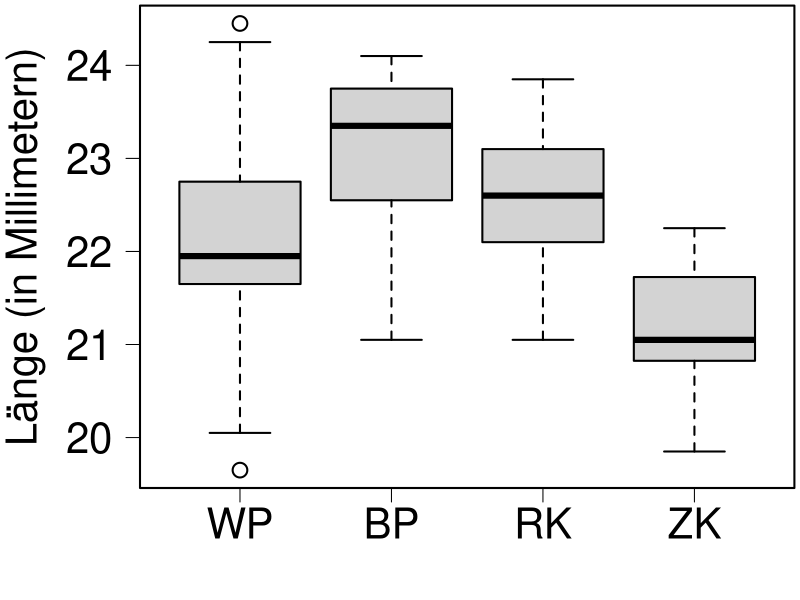
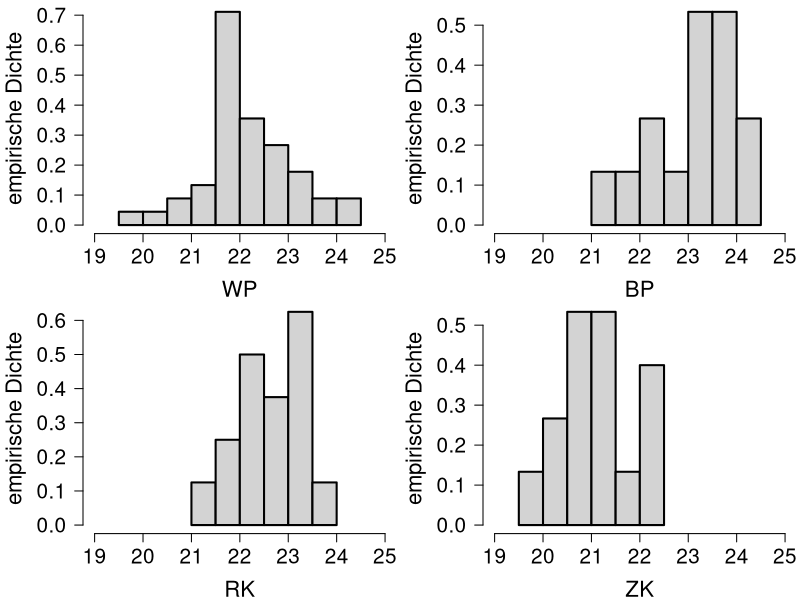
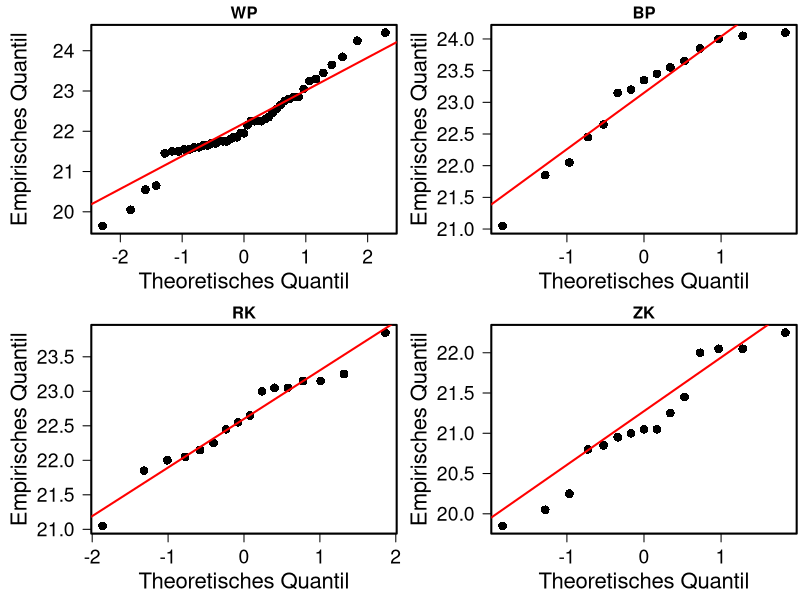

Write the R code that produced these figures, in order.
library(car) #Für Levene-Test

df <- read.table("Kuckuckseier.txt", header=TRUE)
head(df)
dim(df)
# 45 4

str(df)

# Überprüfung auf NA-Werte und Anschauen der Verteilung
summary(df)

# Es gibt NA-Werte aufgrund der unterschiedlichen Anzahl von Eimessungen pro Vogelart
# NA-Werte werden bei den statistischen Tests ignoriert

attach(df)

#-------------------------------------------------------------------------------
#Grafiken und Kenzahlen (Deskription, Verteilungsannahme, Varianzhomogenität)

# kennzahlen - Funktion zur Berechnung statistischer Kennzahlen
#
# Eingabe:
#   data         - Data Frame mit metrisch skalierten Variablen
#
# Ausgabe:
#   Data Frame: Data Frame mit den Varibalen des urspruenglichen Data Frames 
#   in Zeilen und den berechneten Kennzahlen in den Spalten
#   (arithmetisches Mittel, Standardabweichung, Minimum, 25%-Quantil, Median,
#   75%-Quantil und Maximum)

kennzahlen <- function(data) {
  var_name <- names(data)
  result <- matrix(NA, nrow = length(data), ncol = 8)
  colnames(result) <- c("Merkmal", "Arithm. Mittel", "sd", "Minimum", 
                        "25% Quantil", "Median", "75% Quantil", "Maximum")
  for(i in 1:length(data)) {
    var_data <- data[[i]]
    
    q1 <- quantile(var_data, 0.25, type = 2, na.rm = TRUE)
    q3 <- quantile(var_data, 0.75, type = 2, na.rm = TRUE)
    
    result[i, 1] <- var_name[i]
    result[i, 2] <- sprintf("%.3f", mean(var_data, na.rm = TRUE))
    result[i, 3] <- sprintf("%.3f", sd(var_data, na.rm = TRUE))
    result[i, 4] <- sprintf("%.3f", min(var_data, na.rm = TRUE))
    result[i, 5] <- sprintf("%.3f", q1)
    result[i, 6] <- sprintf("%.3f", median(var_data, na.rm = TRUE))
    result[i, 7] <- sprintf("%.3f", q3)
    result[i, 8] <- sprintf("%.3f", max(var_data, na.rm = TRUE))
    
  }
  result
}

kennzahlen(df)
#Merkmal Arithm. Mittel sd      Minimum  25% Quantil Median   75% Quantil Maximum 
#[1,] "WP_1"  "22.154"       "0.979" "19.650" "21.650"    "21.950" "22.750"    "24.450"
#[2,] "BP_2"  "23.093"       "0.905" "21.050" "22.450"    "23.350" "23.850"    "24.100"
#[3,] "RK_3"  "22.594"       "0.690" "21.050" "22.100"    "22.600" "23.100"    "23.850"
#[4,] "ZK_4"  "21.127"       "0.739" "19.850" "20.800"    "21.050" "22.000"    "22.250"


#pdf("boxplot.pdf", width = 10, height = 6)
windows(width = 10, height = 6)
opar <- par (mar = c( 4, 5, 0.2, 0.2), lwd = 2,
             cex = 1.4, las = 1, cex.axis = 1.8)
boxplot(df, main="", names=c("WP", "BP", "RK", "ZK"),
        ylab = "")
title(ylab = "Länge (in Millimetern)", line = 3.5, cex.lab = 1.8)
par(opar)
#dev.off()

#pdf("hist.pdf", width = 10, height = 6)
windows(width = 10, height = 6)
opar <- par (mar = c( 4, 5, 0.2, 0.2), lwd = 2,
             cex = 1.4, las = 1, mfrow = c(2,2), cex.axis = 1.8)
hist(WP, freq = FALSE,
     main = "", xlim = c(19,25), ylab = "", xlab = "",
     cex.axis = 1.5, 
)
title (xlab = "WP", line = 3, cex.lab = 1.6)
title (ylab = "empirische Dichte", line = 3.5, cex.lab = 1.6)
hist(BP, freq = FALSE,
     main = "", xlim = c(19,25), ylab = "", xlab = "",
     cex.axis = 1.5
)
title (xlab = "BP", line = 3, cex.lab = 1.6)
title (ylab = "empirische Dichte", line = 3.5, cex.lab = 1.6)
hist(RK, freq = FALSE,
     main = "", xlim = c(19,25), ylab = "", xlab = "",
     cex.axis = 1.5, cex.lab = 1.6
)
title (xlab = "RK", line = 3, cex.lab = 1.6)
title (ylab = "empirische Dichte", line = 3.5, cex.lab = 1.6)
hist(ZK, freq = FALSE,
     main = "", xlim = c(19,25), ylab = "", xlab = "",
     cex.axis = 1.5
)
title (xlab = "ZK", line = 3, cex.lab = 1.6)
title (ylab = "empirische Dichte", line = 3.5, cex.lab = 1.6)
par(opar)
#dev.off()

# Überprüfung auf Normalverteilung mit NQ-Plots

#pdf("QQ.pdf", width = 10, height = 7)
windows(width = 10, height = 7)
opar <- par (mar = c(4, 5.5, 1.5, 0.2), lwd = 2,
             cex = 1.4, las = 1, mfrow = c(2,2))
qqnorm(WP, pch = 16, main = "WP", xlab= "", ylab = "", cex = 1.4, cex.axis = 1.4
)
  title (xlab = "Theoretisches Quantil", line = 2.5, cex.lab = 1.6)
  title (ylab = "Empirisches Quantil", line = 3.7, cex.lab = 1.6)
qqline(WP, col = "red", lwd = 2)

qqnorm(BP, pch = 16, main = "BP", xlab= "", ylab = "", cex = 1.4, cex.axis = 1.4
)
title (xlab = "Theoretisches Quantil", line = 2.5, cex.lab = 1.6)
title (ylab = "Empirisches Quantil", line = 3.7, cex.lab = 1.6)
qqline(BP, col = "red", lwd = 2)

qqnorm(RK, pch = 16, main = "RK", xlab= "", ylab = "", cex = 1.4, cex.axis = 1.4
)
title (xlab = "Theoretisches Quantil", line = 2.5, cex.lab = 1.6)
title (ylab = "Empirisches Quantil", line = 3.7, cex.lab = 1.6)
qqline(RK, col = "red", lwd = 2)

qqnorm(ZK, pch = 16, main = "ZK", xlab= "", ylab = "", cex = 1.4, cex.axis = 1.4
)
title (xlab = "Theoretisches Quantil", line = 2.5, cex.lab = 1.6)
title (ylab = "Empirisches Quantil", line = 3.7, cex.lab = 1.6)
qqline(ZK, col = "red", lwd = 2)
par(opar)
#dev.off
# spricht nichts gegen eine Normalverteilung der Variablen



#-----------------------------------------------------------------------------------------
#Abschlussprinzip


# Umformen vom Datensatz
# 1 = WP,  2 = BP,  3 = RK, 4 = ZK
names(df) <- c("WP_1", "BP_2", "RK_3", "ZK_4")
long_df <- stack(df)
names(long_df) <- c("Length", "Species")  # Umbenennen der Spalten
long_df <- na.omit(long_df)

# Überprüfung auf Varianzhomogenität mit Levene's Test
# H0: Die Varianzen in allen Gruppen sind gleich (Varianzhomogenität).
# H1: Mindestens eine Gruppe hat eine andere Varianz (keine Varianzhomogenität).
leveneTest(Length ~ Species, data = long_df)
# p-Wert = 0.6465 > 0.05, H0 kann nicht abgelehnt werden.
# Es gibt keine signifikante Unterschiede in den Varianzen. 


# Testen auf H0: mu1 = mu2 = mu3 = mu4
anova_result <- aov(Length ~ Species, data = long_df)
summary(anova_result)
# p-Wert = 2.65e-07 < 0.05, H0 wird abgelehnt, Entscheidung für H1.
# Das bedeutet, dass es signifikante Unterschiede in den Mittelwerten der Längen
# der Kuckuckseier zwischen den Vogelarten gibt.

# Testen auf H0: mu1 = mu2 = mu3
anova_result <- aov(Length ~ Species, data = long_df[long_df$Species != "ZK_4", ])
summary(anova_result) # p-Wert: 0.00305 -> signifikant

# Testen auf H0: mu2 = mu3 = mu4
anova_result <- aov(Length ~ Species, data = long_df[long_df$Species != "WP_1", ])
summary(anova_result) # p-Wert: 4.43e-08 -> signifikant

# Testen auf H0: mu1 = mu3 = mu4
anova_result <- aov(Length ~ Species, data = long_df[long_df$Species != "BP_2", ])
summary(anova_result) # p-Wert: 4.39e-05 -> signifikant

# Testen auf H0: mu1 = mu2 = mu4
anova_result <- aov(Length ~ Species, data = long_df[long_df$Species != "RK_3", ])
summary(anova_result) # p-Wert: 8.56e-07 -> signifikant


#Zweistichproben-t-Test
# Testen auf H0: mu1 = mu2
t.test(Length ~ Species, 
       data=long_df[long_df$Species == "WP_1" | long_df$Species == "BP_2", ], var.equal = TRUE) 
# p-Wert = 0.001781 

# Testen auf H0: mu3 = mu4
t.test(Length ~ Species, 
       data=long_df[long_df$Species == "RK_3" | long_df$Species == "ZK_4", ], var.equal = TRUE) 
# p-Wert = 3.469e-06

# Testen auf H0: mu1 = mu3
t.test(Length ~ Species, 
       data=long_df[long_df$Species == "WP_1" | long_df$Species == "RK_3", ], var.equal = TRUE) 
# p-Wert = 0.1039

# Testen auf H0: mu2 = mu4
t.test(Length ~ Species, 
       data=long_df[long_df$Species == "BP_2" | long_df$Species == "ZK_4", ], var.equal = TRUE) 
# p-Wert = 4.595e-07

# Testen auf H0: mu1 = mu4
t.test(Length ~ Species, 
       data=long_df[long_df$Species == "WP_1" | long_df$Species == "ZK_4", ], var.equal = TRUE) 
# p-Wert = 0.0004502

# Testen auf H0: mu2 = mu3
t.test(Length ~ Species, 
       data=long_df[long_df$Species == "BP_2" | long_df$Species == "RK_3", ], var.equal = TRUE) 
# p-Wert = 0.09326


#-----------------------------------------------------------------------------------------
#Bonferroni-Holm-Verfahren

#F-Test

#1-2 WP-BP
var.test(Length ~ Species, 
         data=long_df[long_df$Species == "WP_1" | long_df$Species == "BP_2", ])
#p-Wert = 0.7826

#1-3 WP-RK
var.test(Length ~ Species, 
         data=long_df[long_df$Species == "WP_1" | long_df$Species == "RK_3", ])
#p-Wert = 0.1413

#1-4 WP-ZK
var.test(Length ~ Species, 
         data=long_df[long_df$Species == "WP_1" | long_df$Species == "ZK_4", ])
#p-Wert = 0.2538

#2-3 BP-RK
var.test(Length ~ Species, 
         data=long_df[long_df$Species == "BP_2" | long_df$Species == "RK_3", ])
#p-Wert = 0.3077

#2-4 BP - ZK
var.test(Length ~ Species, 
         data=long_df[long_df$Species == "BP_2" | long_df$Species == "ZK_4", ])
#p-Wert = 0.4581

#3-4 RK - ZK
var.test(Length ~ Species, 
         data=long_df[long_df$Species == "RK_3" | long_df$Species == "ZK_4", ])
#p-Wert = 0.7906

# Zweistichproben-t-Tests wie beim Abschlussprinzip

# Ordnen wir die p-Werte von Zweistichproben-t-Tests nach:
# 4.595e-07 < 3.469e-06 < 0.0004502 < 0.001781 < 0.09326 < 0.1039

4.595e-07 < 0.05/(7 - 1) # TRUE H24
3.469e-06 < 0.05/(7 - 2) # TRUE H34
0.0004502 < 0.05/(7 - 3) # TRUE H14
0.001781 < 0.05/(7 - 4) # TRUE H12
0.09326 < 0.05/(7 - 5) # FALSE H23
0.1039 < 0.05/(7 - 6) # FALSE H13

4.595e-07 * (7 - 1) # TRUE H24
3.469e-06 * (7 - 2) # TRUE H34
0.0004502 * (7 - 3) # TRUE H14
0.001781 * (7 - 4) # TRUE H12
0.09326 * (7 - 5) # FALSE H23
0.1039 * (7 - 6) # FALSE H13

p_values <- c(4.595e-07, 3.469e-06, 0.0004502, 0.001781, 0.09326, 0.1039)
adjusted_p_values <- p.adjust(p_values, method = "holm")
# 2.7570e-06 1.7345e-05 1.8008e-03 5.3430e-03 1.8652e-01 1.8652e-01

# adjusted_p_values < 0.05
# TRUE  TRUE  TRUE  TRUE FALSE FALSE
p_values <- c(4.595e-07, 3.469e-06, 0.0004502, 0.001781, 0.09326, 0.1039)
adjusted_p_values <- p.adjust(p_values, method = "holm")
# 2.7570e-06 1.7345e-05 1.8008e-03 5.3430e-03 1.8652e-01 1.8652e-01

# adjusted_p_values < 0.05
# TRUE  TRUE  TRUE  TRUE FALSE FALSE
